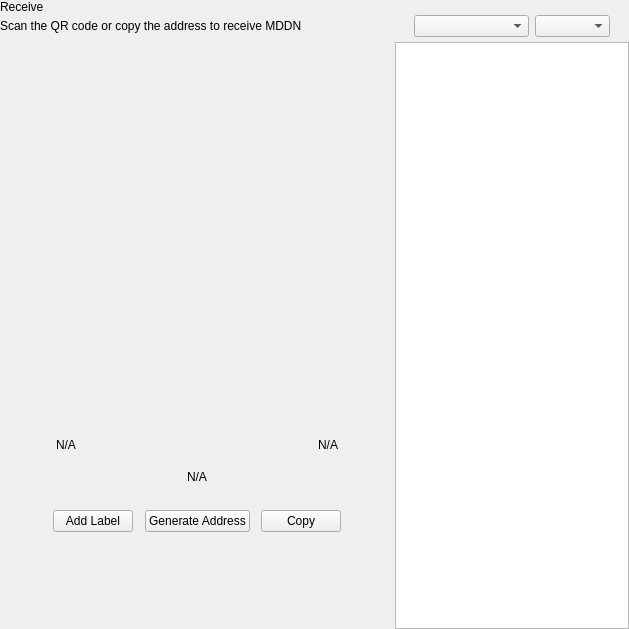
<?xml version="1.0" encoding="UTF-8"?>
<ui version="4.0">
 <class>ReceiveWidget</class>
 <widget class="QWidget" name="ReceiveWidget">
  <property name="geometry">
   <rect>
    <x>0</x>
    <y>0</y>
    <width>629</width>
    <height>629</height>
   </rect>
  </property>
  <property name="minimumSize">
   <size>
    <width>0</width>
    <height>0</height>
   </size>
  </property>
  <property name="windowTitle">
   <string>Form</string>
  </property>
  <layout class="QHBoxLayout" name="horizontalLayout_2" stretch="2,1">
   <property name="spacing">
    <number>0</number>
   </property>
   <property name="leftMargin">
    <number>0</number>
   </property>
   <property name="topMargin">
    <number>0</number>
   </property>
   <property name="rightMargin">
    <number>0</number>
   </property>
   <property name="bottomMargin">
    <number>0</number>
   </property>
   <item>
    <widget class="QWidget" name="left" native="true">
     <layout class="QVBoxLayout" name="verticalLayout_3">
      <property name="leftMargin">
       <number>0</number>
      </property>
      <property name="topMargin">
       <number>0</number>
      </property>
      <property name="rightMargin">
       <number>0</number>
      </property>
      <property name="bottomMargin">
       <number>0</number>
      </property>
      <item>
       <layout class="QVBoxLayout" name="verticalLayout_2">
        <property name="spacing">
         <number>0</number>
        </property>
        <property name="leftMargin">
         <number>0</number>
        </property>
        <item>
         <layout class="QHBoxLayout" name="horizontalLayout_3">
          <property name="spacing">
           <number>0</number>
          </property>
          <item>
           <layout class="QVBoxLayout" name="verticalLayout_4">
            <property name="spacing">
             <number>5</number>
            </property>
            <item>
             <widget class="QLabel" name="labelTitle">
              <property name="text">
               <string>Receive</string>
              </property>
             </widget>
            </item>
            <item alignment="Qt::AlignTop">
             <widget class="QLabel" name="labelSubtitle1">
              <property name="text">
               <string>Scan the QR code or copy the address to receive MDDN</string>
              </property>
             </widget>
            </item>
           </layout>
          </item>
          <item>
           <spacer name="horizontalSpacer">
            <property name="orientation">
             <enum>Qt::Horizontal</enum>
            </property>
            <property name="sizeHint" stdset="0">
             <size>
              <width>40</width>
              <height>20</height>
             </size>
            </property>
           </spacer>
          </item>
         </layout>
        </item>
        <item>
         <spacer name="verticalSpacer_2">
          <property name="orientation">
           <enum>Qt::Vertical</enum>
          </property>
          <property name="sizeType">
           <enum>QSizePolicy::Expanding</enum>
          </property>
          <property name="sizeHint" stdset="0">
           <size>
            <width>20</width>
            <height>50</height>
           </size>
          </property>
         </spacer>
        </item>
        <item alignment="Qt::AlignHCenter">
         <widget class="QWidget" name="layoutQR" native="true">
          <property name="maximumSize">
           <size>
            <width>510</width>
            <height>16777215</height>
           </size>
          </property>
          <layout class="QVBoxLayout" name="verticalLayoutQr">
           <item>
            <spacer name="verticalSpacer11">
             <property name="orientation">
              <enum>Qt::Vertical</enum>
             </property>
             <property name="sizeType">
              <enum>QSizePolicy::Fixed</enum>
             </property>
             <property name="sizeHint" stdset="0">
              <size>
               <width>20</width>
               <height>20</height>
              </size>
             </property>
            </spacer>
           </item>
           <item alignment="Qt::AlignHCenter">
            <widget class="QLabel" name="labelQrImg">
             <property name="minimumSize">
              <size>
               <width>260</width>
               <height>260</height>
              </size>
             </property>
             <property name="maximumSize">
              <size>
               <width>260</width>
               <height>260</height>
              </size>
             </property>
             <property name="text">
              <string/>
             </property>
             <property name="alignment">
              <set>Qt::AlignCenter</set>
             </property>
            </widget>
           </item>
           <item>
            <spacer name="verticalSpacer_21">
             <property name="orientation">
              <enum>Qt::Vertical</enum>
             </property>
             <property name="sizeType">
              <enum>QSizePolicy::Fixed</enum>
             </property>
             <property name="sizeHint" stdset="0">
              <size>
               <width>20</width>
               <height>30</height>
              </size>
             </property>
            </spacer>
           </item>
           <item>
            <widget class="QWidget" name="widget" native="true">
             <property name="minimumSize">
              <size>
               <width>0</width>
               <height>0</height>
              </size>
             </property>
             <layout class="QHBoxLayout" name="horizontalLayout_5">
              <item>
               <widget class="QLabel" name="labelLabel">
                <property name="text">
                 <string notr="true">N/A</string>
                </property>
               </widget>
              </item>
              <item>
               <spacer name="horizontalSpacer_2">
                <property name="orientation">
                 <enum>Qt::Horizontal</enum>
                </property>
                <property name="sizeHint" stdset="0">
                 <size>
                  <width>141</width>
                  <height>20</height>
                 </size>
                </property>
               </spacer>
              </item>
              <item>
               <widget class="QLabel" name="labelDate">
                <property name="text">
                 <string notr="true">N/A</string>
                </property>
                <property name="alignment">
                 <set>Qt::AlignRight|Qt::AlignTrailing|Qt::AlignVCenter</set>
                </property>
               </widget>
              </item>
             </layout>
            </widget>
           </item>
           <item>
            <widget class="QLabel" name="labelAddress">
             <property name="sizePolicy">
              <sizepolicy hsizetype="Expanding" vsizetype="Preferred">
               <horstretch>0</horstretch>
               <verstretch>0</verstretch>
              </sizepolicy>
             </property>
             <property name="minimumSize">
              <size>
               <width>300</width>
               <height>0</height>
              </size>
             </property>
             <property name="text">
              <string notr="true">N/A</string>
             </property>
             <property name="alignment">
              <set>Qt::AlignCenter</set>
             </property>
            </widget>
           </item>
           <item>
            <spacer name="verticalSpacer_4">
             <property name="orientation">
              <enum>Qt::Vertical</enum>
             </property>
             <property name="sizeType">
              <enum>QSizePolicy::Fixed</enum>
             </property>
             <property name="sizeHint" stdset="0">
              <size>
               <width>20</width>
               <height>20</height>
              </size>
             </property>
            </spacer>
           </item>
           <item>
            <layout class="QHBoxLayout" name="horizontalLayout_4">
             <item alignment="Qt::AlignHCenter">
              <widget class="QPushButton" name="pushButtonLabel">
               <property name="focusPolicy">
                <enum>Qt::NoFocus</enum>
               </property>
               <property name="text">
                <string>Add Label</string>
               </property>
              </widget>
             </item>
             <item alignment="Qt::AlignHCenter">
              <widget class="QPushButton" name="pushButtonNewAddress">
               <property name="focusPolicy">
                <enum>Qt::NoFocus</enum>
               </property>
               <property name="text">
                <string>Generate Address</string>
               </property>
              </widget>
             </item>
             <item alignment="Qt::AlignHCenter">
              <widget class="QPushButton" name="pushButtonCopy">
               <property name="focusPolicy">
                <enum>Qt::NoFocus</enum>
               </property>
               <property name="text">
                <string>Copy</string>
               </property>
              </widget>
             </item>
            </layout>
           </item>
           <item>
            <spacer name="verticalSpacer_3">
             <property name="orientation">
              <enum>Qt::Vertical</enum>
             </property>
             <property name="sizeType">
              <enum>QSizePolicy::Expanding</enum>
             </property>
             <property name="sizeHint" stdset="0">
              <size>
               <width>20</width>
               <height>20</height>
              </size>
             </property>
            </spacer>
           </item>
          </layout>
         </widget>
        </item>
        <item>
         <spacer name="verticalSpacer">
          <property name="orientation">
           <enum>Qt::Vertical</enum>
          </property>
          <property name="sizeHint" stdset="0">
           <size>
            <width>20</width>
            <height>40</height>
           </size>
          </property>
         </spacer>
        </item>
       </layout>
      </item>
     </layout>
    </widget>
   </item>
   <item>
    <widget class="QWidget" name="right" native="true">
     <layout class="QVBoxLayout" name="verticalLayout_5">
      <property name="spacing">
       <number>0</number>
      </property>
      <property name="leftMargin">
       <number>1</number>
      </property>
      <property name="topMargin">
       <number>0</number>
      </property>
      <property name="rightMargin">
       <number>0</number>
      </property>
      <property name="bottomMargin">
       <number>0</number>
      </property>
      <item>
       <layout class="QVBoxLayout" name="container_right">
        <property name="spacing">
         <number>0</number>
        </property>
        <property name="leftMargin">
         <number>0</number>
        </property>
        <property name="rightMargin">
         <number>0</number>
        </property>
        <item>
         <layout class="QVBoxLayout" name="verticalLayout">
          <property name="spacing">
           <number>6</number>
          </property>
          <property name="leftMargin">
           <number>19</number>
          </property>
          <property name="rightMargin">
           <number>19</number>
          </property>
          <item>
           <widget class="OptionButton" name="btnRequest" native="true"/>
          </item>
          <item>
           <widget class="OptionButton" name="btnMyAddresses" native="true">
            <property name="sizePolicy">
             <sizepolicy hsizetype="Preferred" vsizetype="Minimum">
              <horstretch>0</horstretch>
              <verstretch>0</verstretch>
             </sizepolicy>
            </property>
           </widget>
          </item>
         </layout>
        </item>
        <item>
         <widget class="QWidget" name="sortWidget" native="true">
          <layout class="QHBoxLayout" name="horizontalLayout_6">
           <property name="leftMargin">
            <number>19</number>
           </property>
           <property name="rightMargin">
            <number>19</number>
           </property>
           <property name="bottomMargin">
            <number>5</number>
           </property>
           <item>
            <spacer name="horizontalSpacer_3">
             <property name="orientation">
              <enum>Qt::Horizontal</enum>
             </property>
             <property name="sizeHint" stdset="0">
              <size>
               <width>40</width>
               <height>20</height>
              </size>
             </property>
            </spacer>
           </item>
           <item>
            <widget class="QComboBox" name="comboBoxSort">
             <property name="sizePolicy">
              <sizepolicy hsizetype="Preferred" vsizetype="Fixed">
               <horstretch>0</horstretch>
               <verstretch>0</verstretch>
              </sizepolicy>
             </property>
             <property name="minimumSize">
              <size>
               <width>115</width>
               <height>0</height>
              </size>
             </property>
            </widget>
           </item>
           <item>
            <widget class="QComboBox" name="comboBoxSortOrder">
             <property name="sizePolicy">
              <sizepolicy hsizetype="Preferred" vsizetype="Fixed">
               <horstretch>0</horstretch>
               <verstretch>0</verstretch>
              </sizepolicy>
             </property>
             <property name="minimumSize">
              <size>
               <width>75</width>
               <height>0</height>
              </size>
             </property>
            </widget>
           </item>
          </layout>
         </widget>
        </item>
        <item>
         <widget class="QListView" name="listViewAddress"/>
        </item>
       </layout>
      </item>
     </layout>
    </widget>
   </item>
  </layout>
 </widget>
 <customwidgets>
  <customwidget>
   <class>OptionButton</class>
   <extends>QWidget</extends>
   <header>qt/pivx/optionbutton.h</header>
   <container>1</container>
  </customwidget>
 </customwidgets>
 <resources/>
 <connections/>
</ui>
